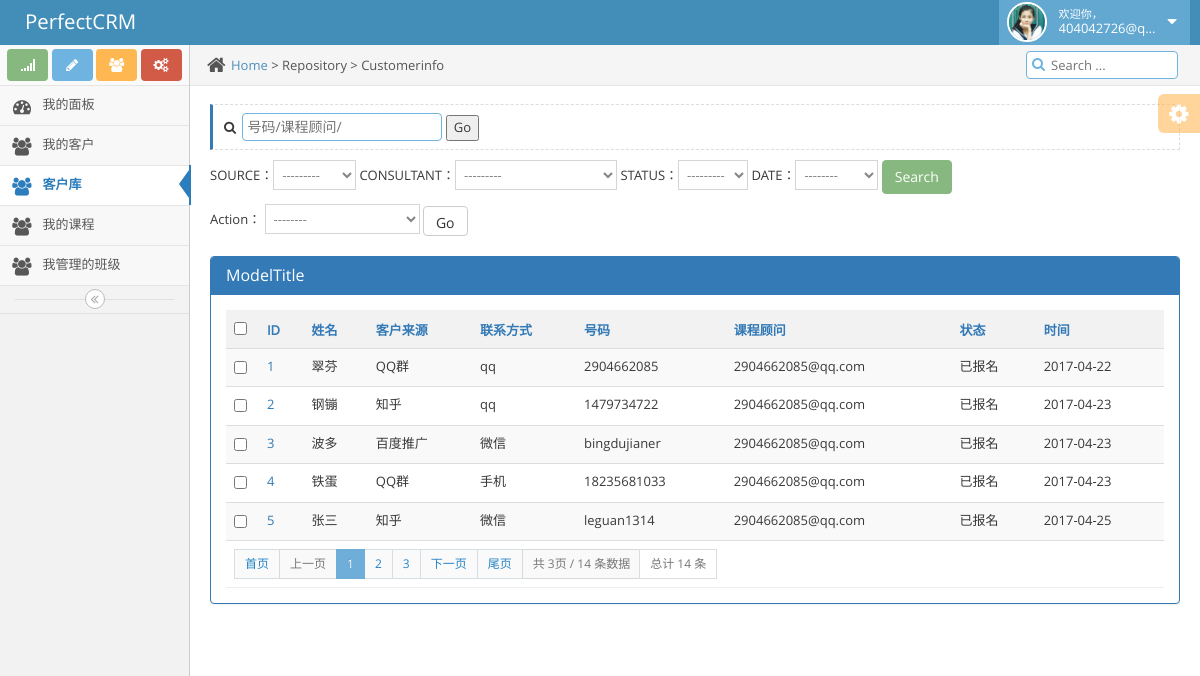
/bossadmin/repository/customerinfo/ (signed in), run on the app's committed database.
### repository/models.py (models this page shows, shortened)
class UserProfile(AbstractBaseUser, PermissionsMixin):
    email = models.EmailField(
        verbose_name='email address',
        max_length=255,
        unique=True,
    )
    name = models.CharField(max_length=64, verbose_name="姓名")
    is_active = models.BooleanField(default=True)
    is_staff = models.BooleanField(default=True)
    role = models.ManyToManyField("Role", blank=True, null=True)
    objects = UserProfileManager()
    USERNAME_FIELD = 'email'
    REQUIRED_FIELDS = ['name']
    def __str__(self):
        return self.email
    class Meta:
        permissions = (
            ('crm_table_list', '可以查看kingadmin每张表里所有的数据'),
            ('crm_table_list_view', '可以访问kingadmin表里每条数据的修改页'),
            ('crm_table_list_change', '可以对kingadmin表里的每条数据进行修改'),
            ('crm_table_obj_add_view', '可以访问kingadmin每张表的数据增加页'),
            ('crm_table_obj_add', '可以对kingadmin每张表进行数据添加'),
        )

class Menus(models.Model):
    name = models.CharField(max_length=64)
    url_type_choices = ((0, 'absolute'), (1, 'dynamic'))
    url_type = models.SmallIntegerField(choices=url_type_choices, default=0)
    url_name = models.CharField(max_length=128)
    class Meta:
        unique_together = ('name', 'url_name')

class CustomerInfo(models.Model):
    name = models.CharField(verbose_name='姓名', max_length=64, default=None)
    contact_type_choices = ((0, 'qq'), (1, '微信'), (2, '手机'))
    contact_type = models.SmallIntegerField(verbose_name='联系方式', choices=contact_type_choices, default=0)
    contact = models.CharField(verbose_name='号码', max_length=64, unique=True)
    source_choices = ((0, 'QQ群'),
                      (1, '51CTO'),
                      (2, '百度推广'),
                      (3, '知乎'),
                      (4, '转介绍'),
                      (5, '其它'),
                      )
    source = models.SmallIntegerField(verbose_name='客户来源', choices=source_choices)
    referral_from = models.ForeignKey("self", blank=True, null=True, verbose_name="转介绍")
    consult_courses = models.ManyToManyField("Course", verbose_name="咨询课程")
    consult_content = models.TextField(verbose_name="咨询内容")
    status_choices = ((0, '未报名'), (1, '已报名'), (2, '已退学'))
    status = models.SmallIntegerField(verbose_name='状态', choices=status_choices)
    consultant = models.ForeignKey("UserProfile", verbose_name="课程顾问")
    id_num = models.CharField(max_length=128, blank=True, null=True)
    sex_choices = ((0, '男'), (1, '女'))
    sex = models.PositiveSmallIntegerField(verbose_name='性别',choices=sex_choices, blank=True, null=True)
    email = models.EmailField()
    date = models.DateField(auto_now_add=True, verbose_name='时间')

### BossAdmin/views/home.py (the view, shortened to what this page needs)
# urls.py: url(r'^(\w+)/(\w+)/$', home.ModelDetailView.as_view(), name='TableDetail'),
class ModelDetailView(View):
    @method_decorator(csrf_exempt)
    def dispatch(self, request, *args, **kwargs):
        return super(ModelDetailView, self).dispatch(request, *args, **kwargs)
    @method_decorator(login_required)
    def get(self, request, app_name, model_name):
        boss_admin_class = site.registry[app_name][model_name]
        query_sets = boss_admin_class.model.objects.all()
        num = query_sets.count()
        query_sets, search_dict = self.get_filter_result(request, query_sets)
        query_sets, ordered_dict = self.get_order_by_result(request, query_sets, boss_admin_class)
        query_sets, search_keyword = self.get_keyword_result(request, query_sets, boss_admin_class)
        boss_admin_class.search_dict = search_dict
        boss_admin_class.search_keyword = search_keyword
        page_obj = MyPager.Pagination(query_sets.count(), request.GET.get('pager', 1))
        query_sets = query_sets[page_obj.start:page_obj.end]
        page_str = page_obj.page_str(request.get_full_path())
        return render(
            request,
            'modeldetail.html',
            {
                'query_sets': query_sets,
                'boss_admin_class': boss_admin_class,
                'model_name': model_name,
                'ordered_dict': ordered_dict,
                'page_str': page_str,
                'num': num
            })
    @staticmethod
    def get_filter_result(request, query_sets):
        search_dict = {}
        for k, v in request.GET.items():
            if not v or k in ('o', 'pager', 'Q'):
                continue
            search_dict[k] = v
        return query_sets.filter(**search_dict), search_dict
    @staticmethod
    def get_order_by_result(request, query_sets, boss_admin_class):
        ordered_dict = {}
        order_by_index = request.GET.get('o')
        if order_by_index:
            order_by_filed = boss_admin_class.list_display[abs(int(order_by_index))]
            ordered_dict[order_by_filed] = order_by_index
            if order_by_index.startswith('-'):
                order_by_filed = '-{}'.format(order_by_filed)
            query_sets = query_sets.order_by(order_by_filed)
        return query_sets, ordered_dict
    @staticmethod
    def get_keyword_result(request, query_sets, boss_admin_class):
        keyword = request.GET.get('Q', '')
        if keyword:
            keyword_search = Q()
            keyword_search.connector = 'OR'
            for search_field in boss_admin_class.search_fields:
                keyword_search.children.append(("%s__contains"% search_field, keyword))
            return query_sets.filter(keyword_search), keyword
        return query_sets, keyword

### BossAdmin/templatetags/mytags.py (called while the page is built, shortened)
@register.simple_tag
def html_row(obj, boss_admin_class):
    html = '<td class="action-checkbox"><input row-select="true" value="%s" type="checkbox"></td>' %obj.id
    if boss_admin_class.list_display:
        for num, column_name in enumerate(boss_admin_class.list_display):
            column_obj = boss_admin_class.model._meta.get_field(column_name)
            if column_obj.choices:
                column_data = getattr(obj, 'get_%s_display' % column_name)()
            else:
                column_data = getattr(obj, column_name)
            if num == 0:
                html += '<td><a href="%s/%s/">%s</a></td>' %(obj.id, 'change',column_data)
            else:
                html += '<td>%s</td>' % column_data
    else:
        html += '<td><a href="%s/change/">%s</a><td>' %(obj.id, obj)
    return mark_safe(html)

@register.filter
def get_search_dict(boss_admin_class):
    search_html = ''
    if boss_admin_class.search_dict:
        for k, v in boss_admin_class.search_dict.items():
            search_html += '&{0}={1}'.format(k,v)
    return mark_safe(search_html)

@register.filter
def get_verbose_name(column, boss_admin_class):
    column_obj = boss_admin_class.model._meta.get_field(column)
    if not column_obj.verbose_name:
        verbose_name = column
    else:
        verbose_name = column_obj.verbose_name
    return mark_safe(verbose_name)

@register.filter
def get_icons(column, ordered_dict):
    if column not in ordered_dict:
        return ''

@register.filter
def get_placeholder(boss_admin_class):
    placeholder_text = ''
    for search_field in boss_admin_class.search_fields:
        if '__' in search_field:
            search_field, v = search_field.rsplit('__')
        column_obj = boss_admin_class.model._meta.get_field(search_field)
        if not column_obj.verbose_name:
            placeholder_text += '%s/' %search_field
        else:
            placeholder_text += '%s/' %column_obj.verbose_name
    return mark_safe(placeholder_text)

@register.simple_tag
def get_sorted_column(column, column_index, ordered_dict):
    return column_index

@register.filter
def get_path(path):
    html = '<a href="/bossadmin/">Home</a> '
    for item in path.split('/'):
        if not item or item == 'bossadmin':
            continue
        html += ' > %s' %item.title()
    return mark_safe(html)

### BossAdmin/utlis/MyPager.py (called while the page is built)
    @property
    def start(self):
        return (self.current_page - 1) * self.per_page_item_num

### BossAdmin/templates/modeldetail.html (shortened to what this page needs)
{% extends 'layout/_layout.html' %}
{% load mytags %}
{% block path %}{{ request.path|get_path }}{% endblock %}
{% block page_content %}
    <div style="margin: 10px 0;">
        {% if boss_admin_class.list_filter %}
            <div style="border: 1px dashed #dddddd;padding: 8px;border-left: 3px solid #337ab7;">
                <form action="">
                    <i class="ace-icon fa fa-search nav-search-icon"></i>
                    <input id='inputSearch' type="search" name="Q" value="{{ boss_admin_class.search_keyword }}"
                           placeholder="{{ boss_admin_class|get_placeholder }}">
                    <input type="submit" value="Go">
                </form>
            </div>
            <div style="margin: 10px 0">
                <form action="">
                    {% for filter in boss_admin_class.list_filter %}
                        {{ filter | upper }}：{% html_filter filter boss_admin_class %}
                    {% endfor %}
                    <input class="btn btn-success" id="search" type="submit" value="Search">
                </form>
            </div>
        {% endif %}
    </div>
    <div style="margin-bottom: 20px">
        <form method="post" id="action">
            <span>Action：</span>
            <select name="action">
                <option value="">--------</option>
            </select>
            <input type="submit" value="Go" class="btn btn-default" style="height: 30px" />
        </form>
    </div>
    <div class="panel panel-primary">
        <div class="panel-heading">
            <h3 class="panel-title">ModelTitle</h3>
        </div>
        <div class="panel-body result">
            <table class="table table-striped">
                <thead>
                    <tr>
                        <th style="width: 33px"><input id="idCheckAll" type="checkbox"></th>
                        {% if boss_admin_class.list_display %}
                            {% for column in boss_admin_class.list_display %}
                                <th>
                                    <a href="?o={% get_sorted_column column forloop.counter0 ordered_dict %}{{ boss_admin_class|get_search_dict }}">
                                        {{ column|get_verbose_name:boss_admin_class }}
                                    </a>
                                </th>
                            {% endfor %}
                        {% else %}
                            <th style="float: left">{{ model_name|upper }}</th>
                        {% endif %}
                    </tr>
                </thead>
                <tbody id="tb">
                    {% for obj in query_sets %}
                        <tr class="">{% html_row obj boss_admin_class %}</tr>
                    {% endfor %}
                </tbody>
            </table>
            <div class="paginator">
                <ul class="pagination pagination-sm">
                    {{ page_str|safe }}
                    <li class="disabled"><span>总计 {{ num }} 条</span></li>
                </ul>
            </div>
        </div>
    </div>
{% endblock %}

### BossAdmin/templates/layout/_layout.html (shortened to what this page needs)
{% extends 'layout/base.html' %}
{% load staticfiles %}
{% block body %}
    <div class="navbar navbar-default" id="navbar">
        <div class="navbar-container" id="navbar-container">
            <div class="navbar-header pull-left">
                <a href="#" class="navbar-brand">
                    <small>
                        PerfectCRM
                    </small>
                </a>
            </div>
            <div class="navbar-buttons navbar-header pull-right" role="navigation">
                <ul class="nav ace-nav">
                    <li class="light-blue">
                        <a data-toggle="dropdown" href="#" class="dropdown-toggle">
                            <img class="nav-user-photo" src="{% static 'imgs/girl.jpg' %}">
                            <span class="user-info">
                        <small>欢迎你，</small>
                        {{ request.user }}
                    </span>
                            <i class="ace-icon fa fa-caret-down"></i>
                        </a>
                    </li>
                </ul>
            </div>
        </div>
    </div>
    <div class="main-container" id="main-container">
        <div class="sidebar responsive" id="sidebar">
            <div class="sidebar-shortcuts" id="sidebar-shortcuts">
                <div class="sidebar-shortcuts-large" id="sidebar-shortcuts-large">
                    <button class="btn btn-success">
                        <i class="ace-icon fa fa-signal"></i>
                    </button>
                    <button class="btn btn-info">
                        <i class="ace-icon fa fa-pencil"></i>
                    </button>
                    <button class="btn btn-warning">
                        <i class="ace-icon fa fa-users"></i>
                    </button>
                    <button class="btn btn-danger">
                        <i class="ace-icon fa fa-cogs"></i>
                    </button>
                </div>
            </div>
            <ul class="nav nav-list">
                <li class="">
                    <a href="/bossadmin/">
                        <i class="menu-icon fa fa-tachometer"></i>
                        <span class="menu-text"> 我的面板 </span>
                    </a>
                </li>
                {% for role in request.user.role.select_related %}
                    {% for menu in role.menus.select_related %}
                        <li class="">
                            <a href="{% if menu.url_type == 0 %}{{ menu.url_name }}{% else %}{% url menu.url_name %}{% endif %}">
                                <i class="menu-icon fa fa-users"></i>
                                {{ menu.name }}
                            </a>
                        </li>
                    {% endfor %}
                {% endfor %}
            </ul>
            <div class="sidebar-toggle sidebar-collapse" id="sidebar-collapse">
                <i class="ace-icon fa fa-angle-double-left" data-icon1="ace-icon fa fa-angle-double-left"
                   data-icon2="ace-icon fa fa-angle-double-right"></i>
            </div>
        </div>
        <div class="main-content">
            <div class="breadcrumbs" id="breadcrumbs">
                <ul class="breadcrumb">
                    <li>
                        <i class="ace-icon fa fa-home home-icon"></i>
                        <a href="#">{% block path %}Home{% endblock %}</a>
                    </li>
                </ul>
                <div class="nav-search" id="nav-search">
                    <form class="form-search">
                            <span class="input-icon">
                                <input placeholder="Search ..." class="nav-search-input"
                                       autocomplete="off" type="text">
                                <i class="ace-icon fa fa-search nav-search-icon"></i>
                            </span>
                    </form>
                </div>
            </div>
            <div class="page-content">
                <div class="ace-settings-container" id="ace-settings-container">
                    <div class="btn btn-app btn-xs btn-warning ace-settings-btn" id="ace-settings-btn">
                        <i class="ace-icon fa fa-cog bigger-150"></i>
                    </div>
                </div>
                <div class="page-content-area">
                    <div class="row">
                        <div class="col-xs-12">
                            {% block page_content %}{% endblock %}
                        </div>
                    </div>
                </div>
            </div>
        </div>
    </div>
{% endblock %}

### BossAdmin/templates/modeldetail.html (style rules this page uses)
table thead th a { display: inline-block; width: 100%; height: 100% }
.paginator { color: #666; border-bottom: 1px solid #eee; background: #fff; overflow: hidden; font-size: 13px; padding: 8px; line-height: 0; margin: 0; border-top: 1px solid #ddd; }
.pagination { margin: 0; }
.table { margin-bottom: 0; }
#search { border-radius: 4px; }
.table > thead > tr { background-image: none; }
.table > thead > tr > th { vertical-align: bottom; border-bottom: 0; }
#inputSearch { border: 1px solid #6fb3e0; border-radius: 4px !important; width: 200px; height: 28px; }

### data on the page
UserProfile: user "404042726@q…"
Menus: name "我的客户"
Menus: name "客户库"
Menus: name "我的课程"
Menus: name "我管理的班级"

### other printed values
{{ request.path|get_path }} "Home > Repository > Customerinfo"
{{ filter | upper }} "SOURCE" "CONSULTANT" "STATUS" "DATE"
{{ column|get_verbose_name:boss_admin_class }} "ID" "姓名" "客户来源" "联系方式" "号码" "课程顾问" "状态" "时间"
{{ page_str|safe }} "首页 上一页 1 2 3 下一页 尾页 共 3页 / 14 条数据"
{{ num }} "14"
